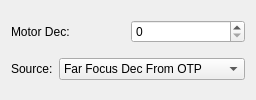
     <widget class="QWidget" name="page_7">
      <layout class="QVBoxLayout" name="verticalLayout_5">
       <item>
        <layout class="QHBoxLayout" name="horizontalLayout_30">
         <item>
          <widget class="QLabel" name="label_28">
           <property name="text">
            <string>Motor Dec:</string>
           </property>
          </widget>
         </item>
         <item>
          <widget class="QSpinBox" name="motorspinBox">
           <property name="maximum">
            <number>10000</number>
           </property>
          </widget>
         </item>
        </layout>
       </item>
       <item>
        <layout class="QHBoxLayout" name="horizontalLayout_31">
         <item>
          <widget class="QLabel" name="label_24">
           <property name="text">
            <string>Source:</string>
           </property>
          </widget>
         </item>
         <item>
          <widget class="QComboBox" name="otpcomboBox">
           <item>
            <property name="text">
             <string>Far Focus Dec From OTP</string>
            </property>
           </item>
           <item>
            <property name="text">
             <string>Middle Focus Dec From OTP</string>
            </property>
           </item>
           <item>
            <property name="text">
             <string>Near Focus Dec From OTP</string>
            </property>
           </item>
           <item>
            <property name="text">
             <string>Manual Dec</string>
            </property>
           </item>
          </widget>
         </item>
        </layout>
       </item>
      </layout>
     </widget>
